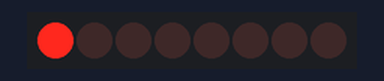
A sketch run on a simulated Arduino Uno, built with avr-gcc and run on an emulated ATmega328P. On the bench: 8 shift-register outputs drawn as a row of LEDs (first output left, lit = HIGH). Wiring (inferred from the names in the program): shift register (74HC595): data pin 7; shift clock pin 5; latch pin 6. Wiring (inferred from the signals the program sends): row of LEDs: on Q0, Q1, Q2, Q3, Q4, Q5, Q6, Q7.

Above: at 0.15 s.
At 0.45 s:
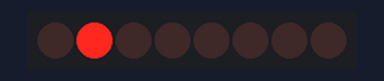
At 1.05 s:
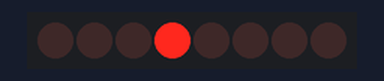
At 2.25 s:
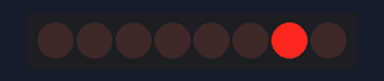
At 3.45 s:
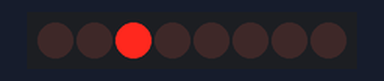
At 4.5 s:
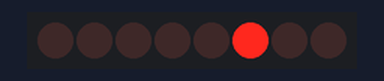
Timing chart, 0 to 6.2 s (numbered marks = the images above):
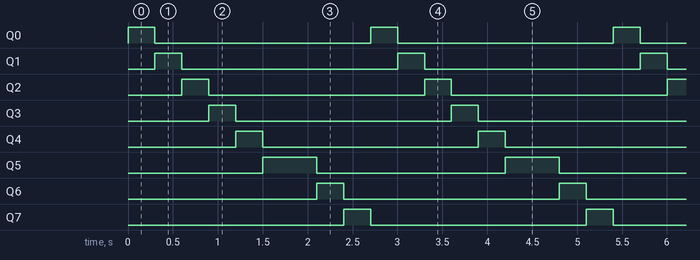

The sketch:

2_1_shiftRightToLed.ino
```cpp
int dataPin = 7;
int latchPin = 6;
int shiftPin = 5;

void setup(){
  pinMode(dataPin, OUTPUT);
  pinMode(latchPin, OUTPUT);
  pinMode(shiftPin, OUTPUT);
}

void loop() {
  shiftRight();
}

void shiftRight(){
  digitalWrite(latchPin, LOW);
  shiftOut(dataPin, shiftPin, LSBFIRST, 0b10000000);
  digitalWrite(latchPin, HIGH);
  delay(300);

  digitalWrite(latchPin, LOW);
  shiftOut(dataPin, shiftPin, LSBFIRST, 0b01000000);
  digitalWrite(latchPin, HIGH);
  delay(300);

  digitalWrite(latchPin, LOW);
  shiftOut(dataPin, shiftPin, LSBFIRST, 0b00100000);
  digitalWrite(latchPin, HIGH);
  delay(300);

  digitalWrite(latchPin, LOW);
  shiftOut(dataPin, shiftPin, LSBFIRST, 0b00010000);
  digitalWrite(latchPin, HIGH);
  delay(300);

  digitalWrite(latchPin, LOW);
  shiftOut(dataPin, shiftPin, LSBFIRST, 0b00001000);
  digitalWrite(latchPin, HIGH);
  delay(300);

  digitalWrite(latchPin, LOW);
  shiftOut(dataPin, shiftPin, LSBFIRST, 0b00000100);
  digitalWrite(latchPin, HIGH);
  delay(300);

  digitalWrite(latchPin, LOW);
  shiftOut(dataPin, shiftPin, LSBFIRST, 0b00000100);
  digitalWrite(latchPin, HIGH);
  delay(300);

  digitalWrite(latchPin, LOW);
  shiftOut(dataPin, shiftPin, LSBFIRST, 0b00000010);
  digitalWrite(latchPin, HIGH);
  delay(300);

  digitalWrite(latchPin, LOW);
  shiftOut(dataPin, shiftPin, LSBFIRST, 0b00000001);
  digitalWrite(latchPin, HIGH);
  delay(300);
}
//https://m.blog.naver.com/codethem/222144654516
```

Measured:
- by itself, Q0–4, Q6, Q7: alternates HIGH for 0.30 s and LOW for 2.4 s
- by itself, Q5: alternates HIGH for 0.60 s and LOW for 2.1 s
- by itself, everything shown: repeats every 2.7 s, in 8 steps
